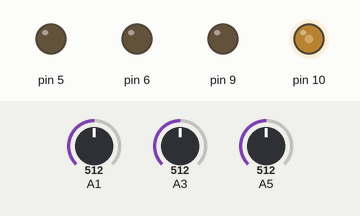
A sketch run on a simulated Arduino Uno, built with avr-gcc and run on an emulated ATmega328P. Parts: output pins drawn as LEDs (lit = HIGH). The test bench sets the inputs (shaded band); at power-on: A1 = 512, A3 = 512, A5 = 512. What the sketch prints to the serial monitor is not drawn.

Above: at 1.2 s.
1.3 s: A1 set to 483
At 2.6 s:
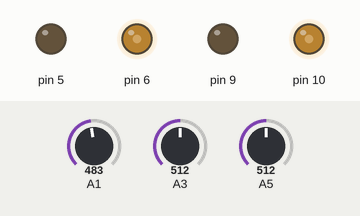
Timing chart, 0 to 4.3 s (numbered marks = the images above; inputs shaded):
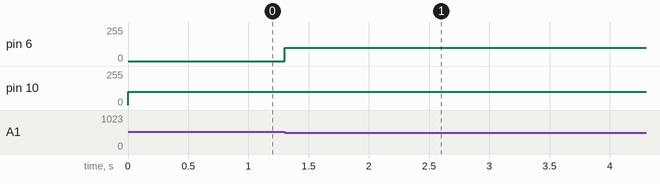

Measured:
- the behaviour switches between 501 and 500 on A1 (found by bisection; images 0 and 1)
- after the input at 1.3 s, pin 6: 0/255 → 100/255 at once

The sketch:

test.ino
```cpp
void setup() {
  pinMode (5,OUTPUT);
  pinMode (6,OUTPUT);
  pinMode (9,OUTPUT);
  pinMode (10,OUTPUT);
  Serial.begin(9600);
}

void loop() {
  Serial.println(analogRead(A3));
  if ( analogRead(A1) >500) {
    analogWrite(5, 0);
    analogWrite(6, 0);
    analogWrite(9,0);
    analogWrite(10, 100);
  } else if ( analogRead(A1) >500){
    analogWrite(5, 0);
    analogWrite(6, 100);
    analogWrite(9,0);
    analogWrite(10, 0);
  } else if ( analogRead(A5) >500 && analogRead(A1) <500 ){
    analogWrite(5, 0);
    analogWrite(6, 100);
    analogWrite(9, 0);
    analogWrite(10,100);
  } else {
    analogWrite(5, 0);
    analogWrite(6, 100);
    analogWrite(9,0);
    analogWrite(10, 100);
  }
}
```
